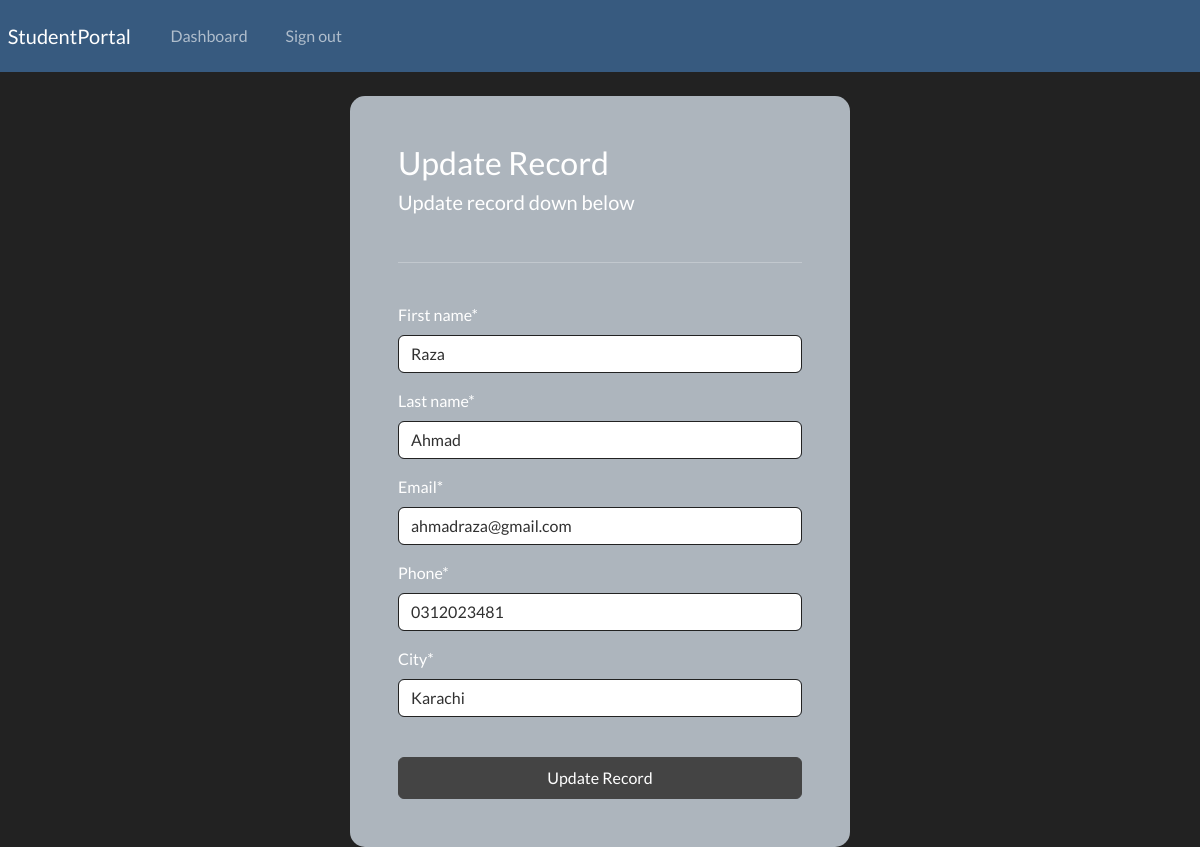
Screenshot of /update-record/4 (signed in) with the database file from the repository.
### registration/models.py (models this page shows, shortened)
class Record(models.Model):
    creation_date = models.DateTimeField(auto_now_add=True)
    first_name = models.CharField(max_length=100)
    last_name = models.CharField(max_length=100)
    email = models.CharField(max_length=255)
    phone = models.CharField(max_length=20)
    city= models.CharField(max_length=100)

### registration/views.py (the view)
# urls.py: path('update-record/<int:pk>', views.update_record, name="update-record"),
@login_required(login_url='my-login')
def update_record(request, pk):
    record = Record.objects.get(id=pk)
    form = UpdateRecordForm(instance=record)
    if request.method == "POST":
        form = UpdateRecordForm(request.POST, instance=record)
        if form.is_valid():
            form.save()
            return redirect("dashboard")
    context = {'form': form}
    return render(request, 'registration/update-record.html', context=context)

### registration/forms.py
class UpdateRecordForm(forms.ModelForm):
    class Meta:
        model = Record
        fields = ['first_name', 'last_name','email', 'phone', 'city']

### registration/templates/registration/update-record.html (shortened to what this page needs)
{% extends 'registration/base.html' %}
{% load crispy_forms_tags %}
{% block content %}
    <body>
        <div class="container bg-light shadow-md p-5 form-layout">
            <h3> Update Record </h3>
            <h5> Update record down below </h5>
            <br>
            <hr>
            <br>
            <form method="POST" autocomplete="off">
                {{form|crispy}}
                <br>
                <button type="submit" class="btn btn-secondary w-100 btn-block p-2"> Update Record </button>
            </form>
        </div>
    </body>
{% endblock %}

### static/css/styles.css (style rules this page uses)
.form-layout { border-radius: 15px; width: 500px; }

### rows the page displays
Record: first_name "Raza", last_name "Ahmad", email "ahmadraza@gmail.com", phone "0312023481", city "Karachi"
